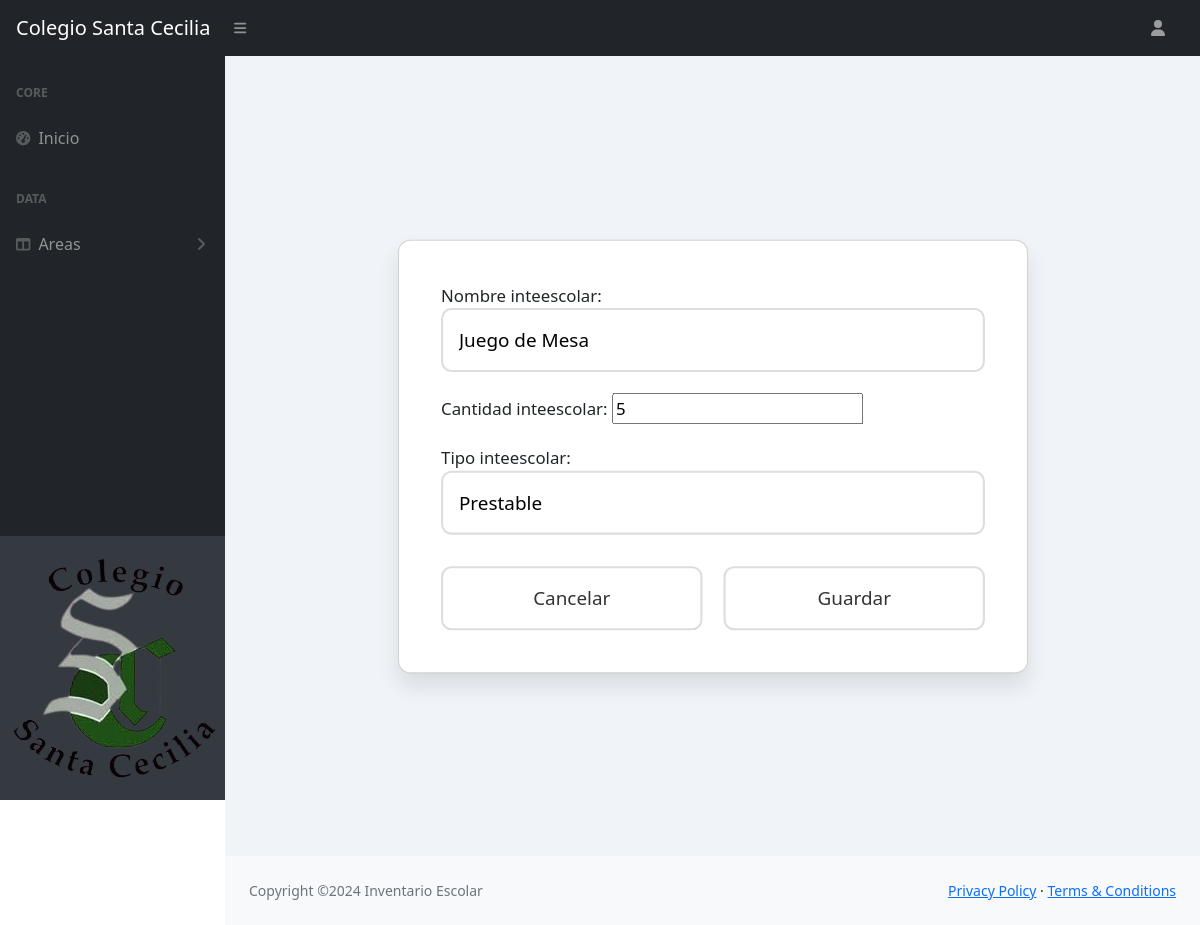
The app's page /modificarI/4/ with its own data.
### Core/models.py (models this page shows, shortened)
class InteEscolar(models.Model):
    id_inteescolar = models.AutoField(primary_key=True)
    nombre_inteescolar = models.CharField(max_length=255)
    cantidad_inteescolar = models.IntegerField()
    tipo_inteescolar = models.CharField(max_length=255)

### Core/views.py (the view, shortened to what this page needs)
# urls.py: path('modificarI/<int:id>/', views.modificarI, name='modificarI'),
def modificarI(request,id):
    producto = get_object_or_404(InteEscolar, id_inteescolar=id)
    data = {'form': inteescolarForm(instance=producto)}
    return render(request, 'Core/crud/InteEscolar/modificarI.html', data)

### Core/forms.py
class inteescolarForm(forms.ModelForm):
    class Meta:
        model=InteEscolar
        fields='__all__'

### Core/templates/Core/crud/InteEscolar/modificarI.html (shortened to what this page needs)
{% extends 'Core/index.html' %}
{% load static %}
{% block contenido %}
<section class="slots">
    <div class="card">
        <div class="card-body">
            <form action="" method="post" enctype="multipart/form-data" class="form-centered">
                {{ form }}
                <div class="button-group">
                    <input type="reset" value="Cancelar" class="btn btn-secondary">
                    <input type="submit" value="Guardar" class="btn btn-primary">
                </div>
            </form>
        </div>
    </div>
</section>
{% endblock %}

### Core/templates/Core/crud/InteEscolar/modificarI.html (style rules this page uses)
.slots { display: flex; justify-content: center; align-items: center; min-height: 100vh; background-color: #f0f4f8; padding: 30px; }
.card { width: 100%; max-width: 600px; border-radius: 12px; background-color: #ffffff; box-shadow: 0 12px 20px rgba(0, 0, 0, 0.1); padding: 40px; box-sizing: border-box; transform: scale(1.05); transition: transform 0.3s ease; }
.card-body { padding: 0; }
.form-centered { display: flex; flex-direction: column; gap: 20px; }
input[type="reset"], input[type="submit"] { padding: 15px 30px; font-size: 18px; border-radius: 10px; border: 2px solid #ddd; background-color: #ffffff; color: #333; cursor: pointer; transition: background-color 0.3s ease, transform 0.2s ease; width: 100%; margin-top: 10px; }
.btn-secondary { background-color: #6c757d; color: #ffffff; font-size: 18px; }
.btn-primary { background-color: #007bff; color: #ffffff; font-size: 18px; }
.button-group { display: flex; gap: 20px; justify-content: space-between; }
input[type="text"], input[type="email"], input[type="password"], select, textarea { padding: 15px; font-size: 18px; border-radius: 10px; border: 2px solid #ddd; width: 100%; }
form { display: flex; flex-direction: column; gap: 25px; }

### records on screen
InteEscolar: nombre_inteescolar "Juego de Mesa", cantidad_inteescolar "5", tipo_inteescolar "Prestable"
